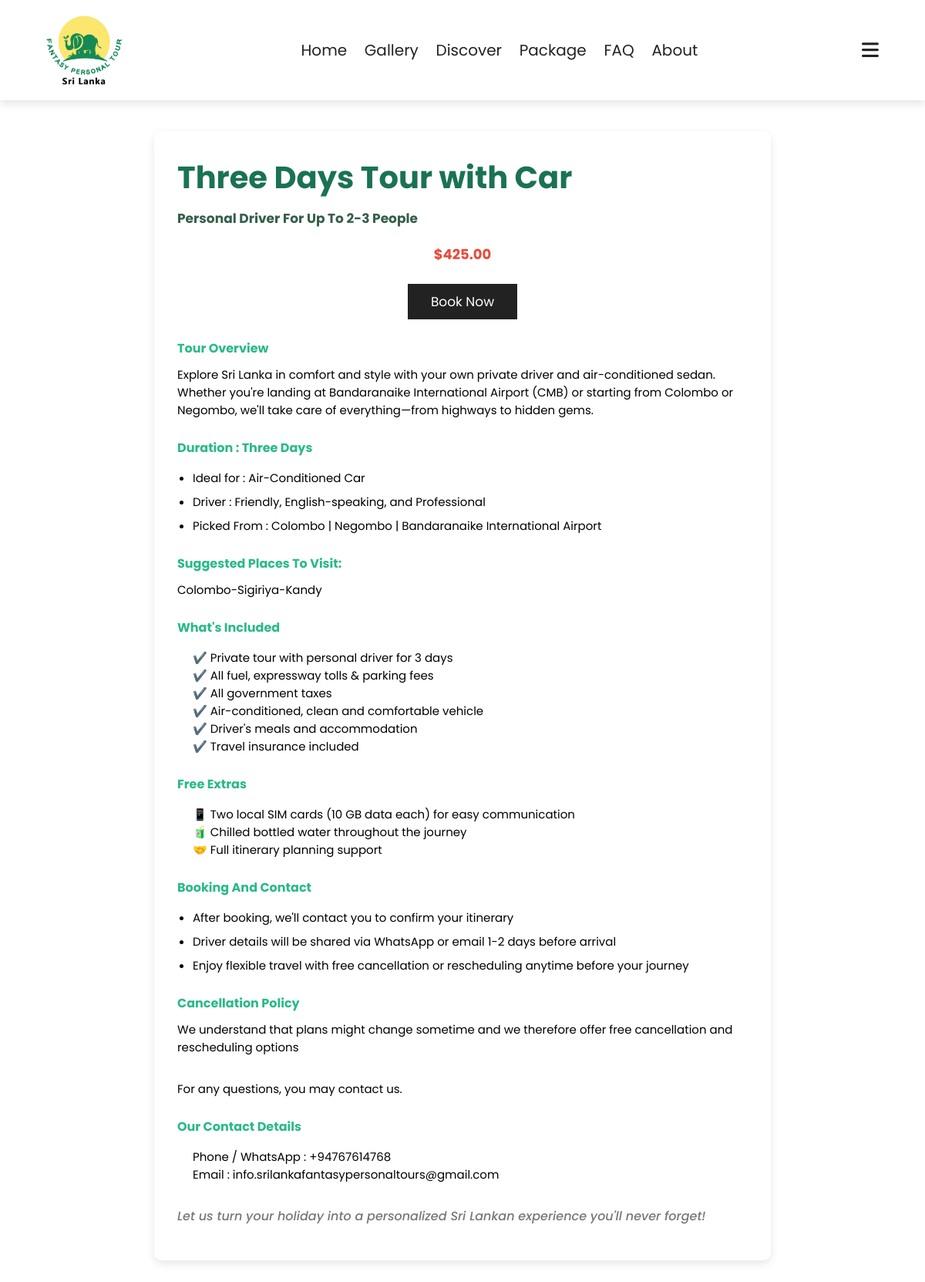
The app's page /package-details.php?id=1.01 with its own data.
### tables this page shows
CREATE TABLE tour_packages (
    id VARCHAR(10) PRIMARY KEY,
    vehicle_type VARCHAR(50),
    no_of_days VARCHAR(20),
    no_of_persons VARCHAR(20),
    price DECIMAL(10,2),
    suggest_places TEXT
);

### package-details.php (the view, shortened to what this page needs)
<?php
include 'config.php';
if (isset($_GET['id']) && is_numeric($_GET['id'])) {
    $id = $_GET['id'];
    $sql = "SELECT * FROM tour_packages WHERE id = $id";
    $result = $conn->query($sql);
    if ($result && $result->num_rows > 0) {
        $row = $result->fetch_assoc();
    } else {
        echo "<p>Package not found.</p>";
        exit;
    }
} else {
    echo "<p>No package selected.</p>";
    exit;
}
?>
<!DOCTYPE html>
<html lang="en">
<head>
    <link rel="stylesheet" href="https://cdn.jsdelivr.net/npm/swiper@11/swiper-bundle.min.css"/>
    <link rel="stylesheet" href="https://cdnjs.cloudflare.com/ajax/libs/font-awesome/6.7.2/css/all.min.css">
    <link rel="stylesheet" href="style.css">
</head>
<body>
<section class="header">
    <a href="home.php" class="logo">
        <img src="images/logo.jpg" alt="" class="logo-img">
    </a>
    <nav class="navbar">
        <a href="home.php">home</a>
        <a href="gallery.php">gallery</a>
        <a href="discover.php">discover</a>
        <a href="package.php">package</a>
        <a href="faq.php">FAQ</a>
        <a href="about.php">about</a>
    </nav>
    <div id="menu-btn" class="fas fa-bars"></div>
</section>
<div class="package-details">
  <h1><?= htmlspecialchars($row['no_of_days']) ?> Days Tour with <?= htmlspecialchars($row['vehicle_type']) ?></h1>
  <h2>Personal driver for up to <?= htmlspecialchars($row['no_of_persons']) ?> People</h2>
  <div class="centered-section">
    <h3 class="price">$<?= htmlspecialchars($row['price']) ?></h3>
    <div class="book-btn">
        <a href="book.php?vehicle_type=<?= urlencode($row['vehicle_type']) ?>&no_of_days=<?= urlencode($row['no_of_days']) ?>&price=<?= urlencode($row['price']) ?>" class="btn">Book now</a>
    </div>
  </div>
  <h3>Tour Overview</h3>
  <p>Explore Sri Lanka in comfort and style with your own private driver and air-conditioned sedan. Whether you're landing at Bandaranaike International Airport (CMB) or starting from Colombo or Negombo, we'll take care of everything—from highways to hidden gems. </p>
  <h3>Duration : <?= htmlspecialchars($row['no_of_days']) ?> days </h3>
  <p>
    <ul>
        <li> Ideal for : Air-Conditioned <?= htmlspecialchars($row['vehicle_type'])?> </li>
        <li> Driver : Friendly, English-speaking, and Professional </li>
        <li> Picked From : Colombo | Negombo | Bandaranaike International Airport</li>
    </ul>
  </p>
  <h3>Suggested places to visit:</h3>
  <p><?= nl2br(htmlspecialchars($row['suggest_places'])) ?></p>
  <h3>What's Included</h3>
  <p>
    <ul>
        ✔️ Private tour with personal driver for 3 days <br>
        ✔️ All fuel, expressway tolls & parking fees <br>
        ✔️ All government taxes <br>
        ✔️ Air-conditioned, clean and comfortable vehicle <br>
        ✔️ Driver's meals and accommodation <br>
        ✔️ Travel insurance included
    </ul>
  </p>
  <h3>Free Extras</h3>
  <p>
    <ul>
        📱 Two local SIM cards (10 GB data each) for easy communication <br>
        🧃 Chilled bottled water throughout the journey <br>
        🤝 Full itinerary planning support
    </ul>
  </p>
  <h3>Booking and Contact</h3>
  <p>
    <ul>
        <li>After booking, we'll contact you to confirm your itinerary </li>
        <li>Driver details will be shared via WhatsApp or email 1-2 days before arrival </li>
        <li>Enjoy flexible travel with free cancellation or rescheduling anytime before your journey </li>
    </ul>
  </p>
  <h3>Cancellation Policy</h3>
  <p>We understand that plans might change sometime and we therefore offer free cancellation and rescheduling options</p><br>
  <p>For any questions, you may contact us.</p>
  <h3>Our Contact Details</h3>
  <p>
    <ul>
        Phone / WhatsApp : +94767614768 <br>
        Email : info.srilankafantasypersonaltours@gmail.com
    </ul>
  </p>
  <p class="greeting">Let us turn your holiday into a personalized Sri Lankan experience you'll never forget! </p>
</div>
</body>
</html>

### style.css (style rules this page uses)
:root { --main-color : #51c9a1; --black: #222; --white: #fff; --light-black: #777777; --light-white:rgba(188, 202, 195, 0.6); --dark-bg: rgba(0, 0, 0, 0.7); --light-bg:#eee; --border:.1rem solid var(--black); --box-shadow:0 .5rem 1rem rgba(0,0,0,.1); --text-shadow:0 1.5rem 3rem rgba(0,0,0,.3); }
* { font-family: 'Poppins', sans-serif; margin: 0; padding: 0; box-sizing: border-box; outline: none; border: none; text-decoration: none; text-transform: capitalize; }
html { font-size: 62.5%; overflow-x: hidden; }
section { padding: 5rem 10%; }
.btn { display: inline-block; background: var(--black); margin-top: 1rem; color: var(--white); font-size: 1.7rem; padding: 1rem 3rem; cursor: pointer; }
.header { position: sticky; top: 0; left: 0; right: 0; z-index: 1000; background-color: var(--white); display: flex; padding-top: 2rem; padding-bottom: 2rem; box-shadow: var(--box-shadow); align-items: center; justify-content: space-between; }
.header .logo { font-size: 2.5rem; color: var(--black); }
.header .navbar a { font-size: 2rem; margin-left: 2rem; color: var(--black); }
#menu-btn { font-size: 2.5rem; cursor: pointer; color: var(--black); }
.logo { display: flex; align-items: center; font-weight: bold; font-size: 1.4rem; text-decoration: none; color: #333; gap: 0.8rem; }
.logo-img { height: 90px; width: auto; }
.package-details { max-width: 800px; margin: 40px auto; background-color: var(--white); padding: 30px; border-radius: 10px; box-shadow: 0 4px 12px rgba(0, 0, 0, 0.1); }
.package-details h1 { font-size: 4rem; color: #1a7255; margin-bottom: 10px; text-transform:none ; }
.package-details h2 { font-size: 1.7rem; color: #345e4a; margin-bottom: 20px; }
.package-details h3 { font-size: 1.6rem; color: #29b989; margin-top: 25px; margin-bottom: 10px; }
.package-details .price { font-size: 1.8rem; color: #e74c3c; margin: 15px 0; text-align: center; }
.package-details p, .package-details ul { font-size: 1.5rem; margin-bottom: 15px; text-transform: none; }
.package-details ul { padding-left: 20px; text-transform: none; }
.package-details ul li { margin-bottom: 8px; list-style-type: disc; text-transform: none; }
.package-details .centered-section { text-align: center; margin: 20px 0; }
.package-details .greeting { font-style: italic; font-weight: 500; font-size: 1.6rem; color:var(--light-black); margin-top: 30px; }
@media (max-width:1200px) { section { padding: 3rem 5%; } }

### records on screen
tour_packages: no_of_days "Three", vehicle_type "Car", no_of_persons "2-3", price "425.00", suggest_places "Colombo-Sigiriya-Kandy"
